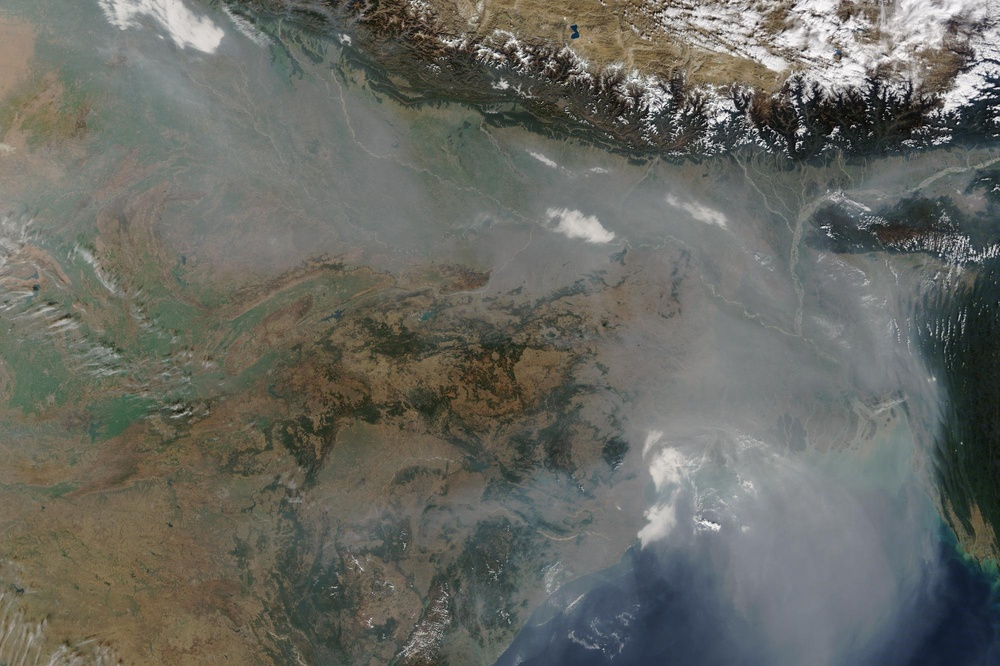
#> input picture hazy_image.jpg, 1000 x 666 px, shrunk from 2000 x 1333 before the run
$ python enhance.py hazy_image.jpg
#> lines starting #> are read from the running program, lines starting #| are printed output that depends on the picture; after the words box and inside, x2 and y2 are one past the last pixel; in counts of white or black regions, pixels touching at a corner belong together
### src/enhance/utils.py
"""
Utilities — Visualisation and I/O
===================================
Provides helpers for displaying pipeline stages and saving results.
Mirrors the utils.py API from the upstream underwater pipeline.
"""

import os
from pathlib import Path
from typing import Optional

import cv2
import matplotlib.pyplot as plt
import numpy as np


# ---------------------------------------------------------------------------
# Image I/O
# ---------------------------------------------------------------------------

def load_image(path: str) -> np.ndarray:
    """Load an image from disk as a BGR uint8 array.

    Parameters
    ----------
    path : str
        Path to the image file.

    Returns
    -------
    np.ndarray
        BGR image, uint8.

    Raises
    ------
    FileNotFoundError
        If the file does not exist.
    ValueError
        If the file could not be decoded as an image.
    """
#> called with path = 'hazy_image.jpg'
    if not os.path.isfile(path):
        raise FileNotFoundError(f"Image not found: {path}")
    img = cv2.imread(path)
#> img is the input picture: shape (666, 1000, 3); mean B, G, R 97.8, 104.4, 103.3
    if img is None:
        raise ValueError(f"Could not decode image: {path}")
    return img


def save_result(image: np.ndarray, output_path: str) -> None:
    """Save an image to disk, creating parent directories if needed.

    Parameters
    ----------
    image : np.ndarray
        BGR image, uint8.
    output_path : str
        Destination path.  Directories are created automatically.
    """
    Path(output_path).parent.mkdir(parents=True, exist_ok=True)
    cv2.imwrite(output_path, image)
    print(f"Saved: {output_path}")


# ---------------------------------------------------------------------------
# Visualisation helpers
# ---------------------------------------------------------------------------

def _bgr_to_rgb(image: np.ndarray) -> np.ndarray:
    """Convert BGR uint8 → RGB for matplotlib display."""
    return cv2.cvtColor(image, cv2.COLOR_BGR2RGB)


# [105 lines left out: functions show_comparison, show_pipeline, compute_psnr, not called in this run]

### src/enhance/sky_mask.py
"""
Stage 0 — Sky / Cloud Region Detection
=======================================
Detects sky and bright cloud pixels that violate the Dark Channel Prior
assumption.  These regions are excluded from atmospheric light estimation
and handled separately during scene recovery.

Why this matters
----------------
DCP assumes that in most outdoor patches at least one channel has a very
low intensity.  Sky and bright cloud regions are uniformly bright across
all channels, which breaks this assumption and causes DCP to:
  • Overestimate atmospheric light A
  • Produce incorrect (near-zero) transmission values in sky regions
  • Introduce severe colour distortion after scene recovery

Algorithm
---------
A pixel is classified as sky/cloud when:
  • V  (HSV value / brightness) > brightness_thresh   (default 220)
  • S  (HSV saturation)         < sat_thresh          (default  30)

Morphological closing fills small gaps and produces a clean binary mask.
"""

import cv2
import numpy as np


def detect_sky_mask(
    image: np.ndarray,
    brightness_thresh: int = 220,
    sat_thresh: int = 30,
    kernel_size: int = 15,
) -> np.ndarray:
    """Return a boolean mask that is True for sky / bright-cloud pixels.

    Parameters
    ----------
    image : np.ndarray
        BGR image, uint8.
    brightness_thresh : int
        HSV V-channel threshold. Pixels brighter than this are sky
        candidates.  Range 0–255.  Default 220.
    sat_thresh : int
        HSV S-channel threshold. Pixels less saturated than this are sky
        candidates.  Range 0–255.  Default 30.
    kernel_size : int
        Side length of the square morphological closing kernel used to
        fill holes in the mask.  Default 15.

    Returns
    -------
    np.ndarray
        Boolean mask of shape (H, W).  True = sky / cloud pixel.
    """
#> called with brightness_thresh = 220, sat_thresh = 30, kernel_size = 15
    hsv = cv2.cvtColor(image, cv2.COLOR_BGR2HSV)
#> hsv: shape (666, 1000, 3); mean H, S, V 54.5, 40.2, 108.9
    v = hsv[:, :, 2]
    s = hsv[:, :, 1]
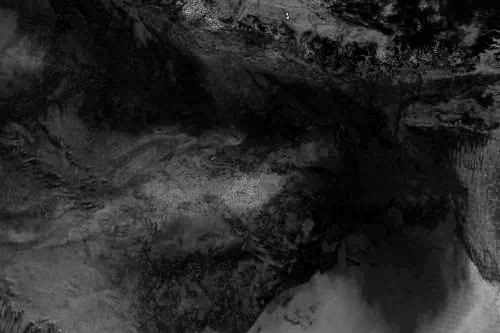
#> s: shape (666, 1000) (shown at 1/2 size); min 0, max 255, mean 40.2

    raw_mask = (v > brightness_thresh) & (s < sat_thresh)
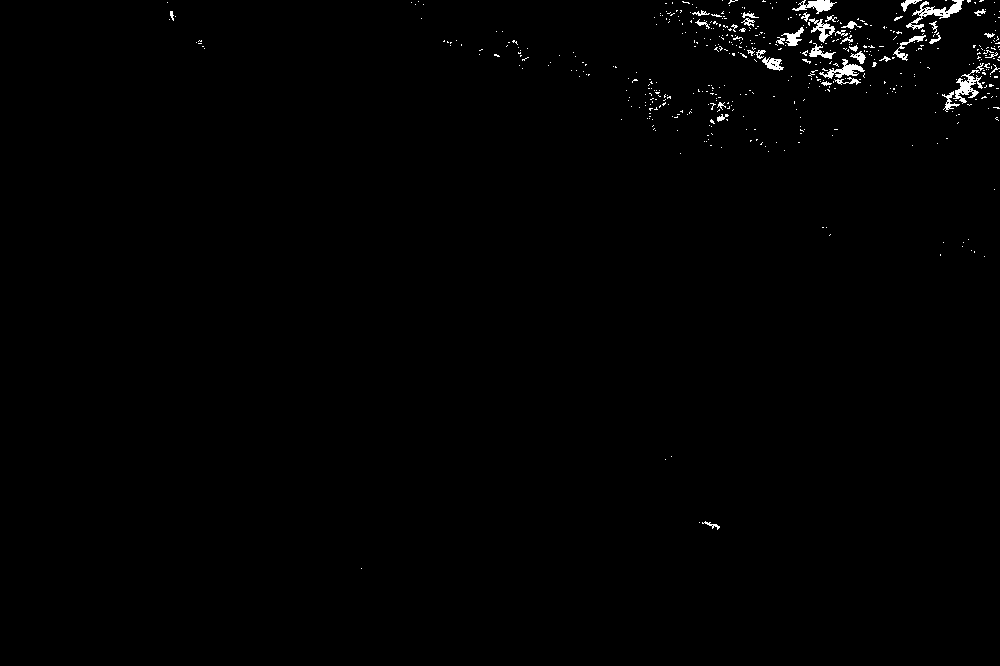
#> raw_mask: shape (666, 1000) bool; 0.76% white; 509 white regions (468 under 20 px), largest, box (x1, y1, x2, y2) and area: (906, 0, 964, 30) 475, (953, 70, 983, 104) 382, (819, 59, 865, 79) 320

    kernel = np.ones((kernel_size, kernel_size), np.uint8)
    closed = cv2.morphologyEx(
        raw_mask.astype(np.uint8), cv2.MORPH_CLOSE, kernel
    )
#> closed: shape (666, 1000); values 0 (black) and 1 (white), 3% white; 56 white regions (40 under 20 px), largest, box (x1, y1, x2, y2) and area: (654, 0, 1000, 124) 17207, (693, 85, 734, 146) 829, (626, 72, 671, 131) 790

    return closed.astype(bool)

### src/enhance/pipeline.py
"""
Pipeline Orchestrator
======================
Wires together all five stages of the satellite dehazing pipeline.

Stages
------
  Stage 0 — Sky mask detection          (sky_mask.py)
  Stage 1 — Dark Channel Prior          (dark_channel.py)
  Stage 2 — Guided filter refinement    (guided_filter.py)
  Stage 3 — Scene recovery              (scene_recovery.py)
  Stage 4 — Mild CLAHE polish           (contrast.py)
  Stage 5 — Contrast stretch + sharpen  (contrast.py + filtering.py)

Usage
-----
    from src.enhance import PipelineConfig, run_pipeline
    import cv2

    config = PipelineConfig()
    result = run_pipeline(cv2.imread("hazy.jpg"), config)
    cv2.imwrite("dehazed.jpg", result)
"""

from dataclasses import dataclass, field
from typing import Optional

import cv2
import numpy as np

from .sky_mask import detect_sky_mask
from .dark_channel import dark_channel, estimate_atmospheric_light, compute_transmission
from .guided_filter import refine_transmission
from .scene_recovery import recover_scene
from .contrast import apply_clahe, contrast_stretch
from .filtering import sharpen


# ---------------------------------------------------------------------------
# Configuration dataclass
# ---------------------------------------------------------------------------

@dataclass
class PipelineConfig:
    """All tuneable parameters for the satellite dehazing pipeline.

    Attributes
    ----------
    Stage 0 — Sky mask
        sky_brightness_thresh : int
            HSV V-channel threshold above which a pixel is a sky candidate.
        sky_sat_thresh : int
            HSV S-channel threshold below which a pixel is a sky candidate.
        sky_kernel_size : int
            Morphological closing kernel size for the sky mask.

    Stage 1 — DCP
        dcp_patch_size : int
            Side length of the patch-minimum window for the dark channel.
        dcp_omega : float
            Haze retention factor (0.95 = recommended by He et al.).
        dcp_top_percent : float
            Fraction of pixels used to estimate atmospheric light.

    Stage 2 — Guided filter
        gf_radius : int
            Guided filter neighbourhood radius.
        gf_eps : float
            Guided filter regularisation parameter.

    Stage 3 — Scene recovery
        t_min : float
            Minimum allowed transmission value to prevent divide-by-zero.

    Stage 4 — CLAHE
        clahe_enabled : bool
            Toggle mild CLAHE post-processing.
        clahe_clip_limit : float
            CLAHE clip limit. Must be much lower than underwater (0.5–1.0).
        clahe_tile_grid : tuple
            CLAHE tile grid size.

    Stage 5 — Contrast + sharpen
        contrast_stretch_enabled : bool
            Toggle per-channel contrast stretching.
        sharpen_enabled : bool
            Toggle Laplacian sharpening.
    """

    # --- Stage 0: Sky mask ---
    sky_brightness_thresh: int = 220
    sky_sat_thresh: int = 30
    sky_kernel_size: int = 15

    # --- Stage 1: DCP ---
    dcp_patch_size: int = 15
    dcp_omega: float = 0.95
    dcp_top_percent: float = 0.001

    # --- Stage 2: Guided filter ---
    gf_radius: int = 40
    gf_eps: float = 1e-3

    # --- Stage 3: Scene recovery ---
    t_min: float = 0.1

    # --- Stage 4: CLAHE ---
    clahe_enabled: bool = True
    clahe_clip_limit: float = 0.75
    clahe_tile_grid: tuple = field(default_factory=lambda: (8, 8))

    # --- Stage 5: Contrast + sharpen ---
    contrast_stretch_enabled: bool = True
    sharpen_enabled: bool = True


# ---------------------------------------------------------------------------
# Pipeline runner
# ---------------------------------------------------------------------------

def run_pipeline(
    image: np.ndarray,
    config: Optional[PipelineConfig] = None,
    verbose: bool = False,
) -> tuple[np.ndarray, dict]:
    """Run the full satellite dehazing pipeline on a single image.

    Parameters
    ----------
    image : np.ndarray
        Input hazy BGR image, uint8.
    config : PipelineConfig, optional
        Pipeline configuration.  Defaults to PipelineConfig() if None.
    verbose : bool
        If True, print progress to stdout.

    Returns
    -------
    result : np.ndarray
        Dehazed BGR image, uint8.
    stages : dict[str, np.ndarray]
        Dictionary of intermediate results keyed by stage name.
        Useful for visualisation with ``utils.show_pipeline()``.
    """
    if config is None:
        config = PipelineConfig()

    def log(msg: str) -> None:
        if verbose:
            print(f"  {msg}")

    stages: dict[str, np.ndarray] = {"0 · Input": image.copy()}

    # --- Stage 0: Sky mask ---
    log("Stage 0 — Sky mask detection …")
    sky_mask = detect_sky_mask(
        image,
        brightness_thresh=config.sky_brightness_thresh,
        sat_thresh=config.sky_sat_thresh,
        kernel_size=config.sky_kernel_size,
    )
    stages["0 · Sky Mask"] = (sky_mask.astype(np.uint8) * 255)

    # Normalise input to float32 [0, 1] for physics computations
    img_f = image.astype(np.float32) / 255.0

    # --- Stage 1: Dark Channel Prior ---
    log("Stage 1 — Dark Channel Prior …")
    dc = dark_channel(img_f, patch_size=config.dcp_patch_size)
    stages["1 · Dark Channel"] = dc

    A = estimate_atmospheric_light(
        img_f, dc, sky_mask, top_percent=config.dcp_top_percent
    )
    log(f"           Atmospheric light A = {A * 255}")

    t_raw = compute_transmission(
        img_f, A, patch_size=config.dcp_patch_size, omega=config.dcp_omega
    )
    stages["1 · Raw Transmission"] = t_raw

    # --- Stage 2: Guided filter refinement ---
    log("Stage 2 — Guided filter refinement …")
    t_refined = refine_transmission(
        img_f, t_raw, radius=config.gf_radius, eps=config.gf_eps
    )
    stages["2 · Refined Transmission"] = t_refined

    # --- Stage 3: Scene recovery ---
    log("Stage 3 — Scene recovery …")
    recovered = recover_scene(img_f, A, t_refined, sky_mask, t_min=config.t_min)
    stages["3 · Recovered Scene"] = recovered

    result = recovered.copy()

    # --- Stage 4: Mild CLAHE polish ---
    if config.clahe_enabled:
        log("Stage 4 — Mild CLAHE polish …")
        result = apply_clahe(
            result,
            clip_limit=config.clahe_clip_limit,
            tile_grid=config.clahe_tile_grid,
        )
    stages["4 · After CLAHE"] = result.copy()

    # --- Stage 5a: Contrast stretch ---
    if config.contrast_stretch_enabled:
        log("Stage 5a — Contrast stretch …")
        result = contrast_stretch(result)

    # --- Stage 5b: Sharpen ---
    if config.sharpen_enabled:
        log("Stage 5b — Laplacian sharpening …")
        result = sharpen(result)

    stages["5 · Final Output"] = result.copy()

    log("Pipeline complete.")
    return result, stages

### src/enhance/dark_channel.py
"""
Stage 1 — Dark Channel Prior (DCP)
====================================
Implements the core of He et al. CVPR 2009:
  "Single Image Haze Removal Using Dark Channel Prior"

Key insight
-----------
In haze-free outdoor images (excluding sky), at least one colour channel
in any local patch has very low intensity.  Haze uniformly raises these
dark values.  The dark channel therefore gives a direct measure of haze
density.

The Atmospheric Scattering Model:
    I(x) = J(x) · t(x) + A · (1 - t(x))

Where:
    I(x)  = observed hazy pixel
    J(x)  = true scene radiance  (what we want)
    t(x)  = transmission map     (fraction of light that reaches camera)
    A     = atmospheric light    (global haze colour, usually bright white)

This module handles:
    Step 1 — Compute dark channel
    Step 2 — Estimate atmospheric light A  (sky-aware)
    Step 3 — Compute raw transmission map  t_raw(x)
"""

import cv2
import numpy as np


# ---------------------------------------------------------------------------
# Step 1: Dark channel
# ---------------------------------------------------------------------------

def dark_channel(image: np.ndarray, patch_size: int = 15) -> np.ndarray:
    """Compute the dark channel of an image.

    For each pixel: take the minimum value across R, G, B channels, then
    take the local minimum over a square patch of side ``patch_size``.

    Uses ``cv2.erode`` with a rectangular structuring element as a fast
    O(N) approximation to the sliding-window patch minimum.

    Parameters
    ----------
    image : np.ndarray
        Float32 BGR image in range [0, 1].
    patch_size : int
        Side length of the local patch.  Default 15.

    Returns
    -------
    np.ndarray
        Dark channel map, shape (H, W), float32, range [0, 1].
    """
#> called with patch_size = 15
    # Minimum across colour channels
    min_channel = np.min(image, axis=2).astype(np.float32)

    # Patch minimum via morphological erosion (much faster than manual loop)
    kernel = cv2.getStructuringElement(
        cv2.MORPH_RECT, (patch_size, patch_size)
    )
    return cv2.erode(min_channel, kernel)
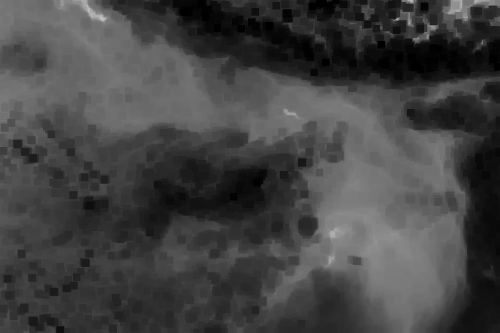
#> returned value: shape (666, 1000) float32 (shown at 1/2 size); min 0, max 0.757, mean 0.264


# ---------------------------------------------------------------------------
# Step 2: Atmospheric light estimation
# ---------------------------------------------------------------------------

def estimate_atmospheric_light(
    image: np.ndarray,
    dark_ch: np.ndarray,
    sky_mask: np.ndarray,
    top_percent: float = 0.001,
) -> np.ndarray:
    """Estimate the global atmospheric light A from non-sky pixels.

    Algorithm:
      1. Restrict to pixels NOT in the sky mask.
      2. Find the top ``top_percent`` brightest pixels in the dark channel.
      3. Average the corresponding BGR values in the original image.

    Excluding sky pixels prevents the estimator from being biased by
    naturally bright regions that happen to look like heavy haze.

    Parameters
    ----------
    image : np.ndarray
        Float32 BGR image, range [0, 1].
    dark_ch : np.ndarray
        Dark channel map, shape (H, W), float32.
    sky_mask : np.ndarray
        Boolean mask. True = sky pixel.  Shape (H, W).
    top_percent : float
        Fraction of non-sky pixels to use.  Default 0.001 (0.1 %).

    Returns
    -------
    np.ndarray
        Atmospheric light vector, shape (3,), float32, range [0, 1].
    """
#> called with top_percent = 0.001
    non_sky = ~sky_mask

    # Fall back gracefully if the mask excludes everything
    if non_sky.sum() == 0:
        non_sky = np.ones_like(sky_mask, dtype=bool)

    flat_dark = dark_ch[non_sky].flatten()
    num_pixels = max(1, int(len(flat_dark) * top_percent))
#> num_pixels = 645

    # Indices of the brightest dark-channel pixels (within non-sky region)
    brightest_local = np.argsort(flat_dark)[-num_pixels:]
#> brightest_local = 645 values, max 504694 at index 2, min 162 at index 169, mean 121047.6

    # Map back to 2-D image coordinates
    non_sky_coords = np.argwhere(non_sky)
#> non_sky_coords = 645992 pairs, first value 0 to 665, second value 0 to 999
    brightest_coords = non_sky_coords[brightest_local]
#> brightest_coords = 645 pairs, first value 0 to 524, second value 162 to 674

    A = np.mean(
        image[brightest_coords[:, 0], brightest_coords[:, 1]], axis=0
    )
#> A = [0.795, 0.809, 0.822]
    return A.astype(np.float32)


# ---------------------------------------------------------------------------
# Step 3: Raw transmission map
# ---------------------------------------------------------------------------

def compute_transmission(
    image: np.ndarray,
    A: np.ndarray,
    patch_size: int = 15,
    omega: float = 0.95,
) -> np.ndarray:
    """Compute the raw (unrefined) transmission map.

    Formula:
        t_raw(x) = 1 - omega * dark_channel(I(x) / A)

    ``omega`` < 1 retains a small amount of haze for depth realism and
    prevents the recovered image from looking over-processed.

    Parameters
    ----------
    image : np.ndarray
        Float32 BGR image, range [0, 1].
    A : np.ndarray
        Atmospheric light vector, shape (3,), float32.
    patch_size : int
        Patch size for the inner dark channel computation.  Default 15.
    omega : float
        Haze retention factor.  0.95 is the standard value from He et al.

    Returns
    -------
    np.ndarray
        Raw transmission map, shape (H, W), float32, range [0, 1].
    """
#> called with A = array of shape (3,), patch_size = 15, omega = 0.95
    # Normalise by atmospheric light (avoid division by zero)
    A_safe = np.maximum(A, 1e-6)
#> A_safe = [0.795, 0.809, 0.822]
    normalised = image / A_safe

    dc = dark_channel(normalised, patch_size=patch_size)
#> call 2 of dark_channel, with patch_size = 15
#> in dark_channel (call 2), `return cv2.erode(min_channel, kernel)`:
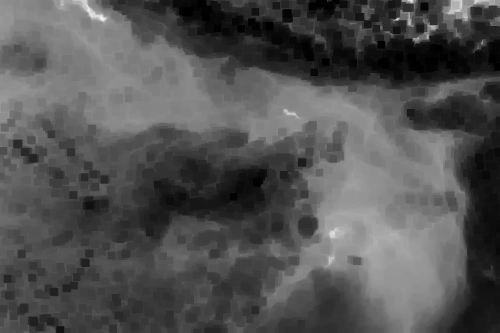
#> returned value: shape (666, 1000) float32 (shown at 1/2 size); min 0, max 0.947, mean 0.325
    t_raw = 1.0 - omega * dc
    return np.clip(t_raw, 0.0, 1.0).astype(np.float32)

### src/enhance/guided_filter.py
"""
Stage 2 — Guided Filter Transmission Refinement
================================================
He et al., TPAMI 2013: "Guided Image Filtering"

Problem
-------
The raw DCP transmission map is blocky and noisy because it is computed
via a patch-based minimum operation.  Applying scene recovery directly on
the raw map produces severe halo artefacts around object edges (buildings,
treelines, etc.).

Solution
--------
The guided filter smooths the transmission map while preserving edges by
using the original hazy image as a guidance signal.  It models the output
as a linear transform of the guide within local windows, which naturally
preserves edges present in the guide image.

Implementation
--------------
Preferred: ``cv2.ximgproc.guidedFilter`` from opencv-contrib.
Fallback:  Bilateral filter on the transmission map — less accurate but
           requires no extra dependency.
"""

import cv2
import numpy as np


def refine_transmission(
    image: np.ndarray,
    t_raw: np.ndarray,
    radius: int = 40,
    eps: float = 1e-3,
) -> np.ndarray:
    """Refine the raw transmission map using a guided filter.

    The original hazy image is used as the guide so that edges in the
    scene are preserved in the smoothed transmission map.

    Falls back to a bilateral filter automatically when
    ``cv2.ximgproc`` is not available (opencv-contrib not installed).

    Parameters
    ----------
    image : np.ndarray
        Float32 BGR image in range [0, 1].  Used as the guide.
    t_raw : np.ndarray
        Raw transmission map, shape (H, W), float32, range [0, 1].
    radius : int
        Neighbourhood radius for the guided filter.  Larger values
        produce smoother maps at the cost of detail.  Default 40.
    eps : float
        Regularisation parameter.  Controls smoothing strength vs edge
        preservation trade-off.  Default 1e-3.

    Returns
    -------
    np.ndarray
        Refined transmission map, shape (H, W), float32, range [0, 1].
    """
#> called with radius = 40, eps = 0.001
    # Convert guide to uint8 for cv2.ximgproc.guidedFilter
    guide_uint8 = (image * 255).astype(np.uint8)
    t_uint8 = (t_raw * 255).astype(np.uint8)

    try:
        t_refined_uint8 = cv2.ximgproc.guidedFilter(
            guide=guide_uint8,
            src=t_uint8,
            radius=radius,
            eps=eps * (255 ** 2),  # scale eps to uint8 range
            dDepth=-1,
        )
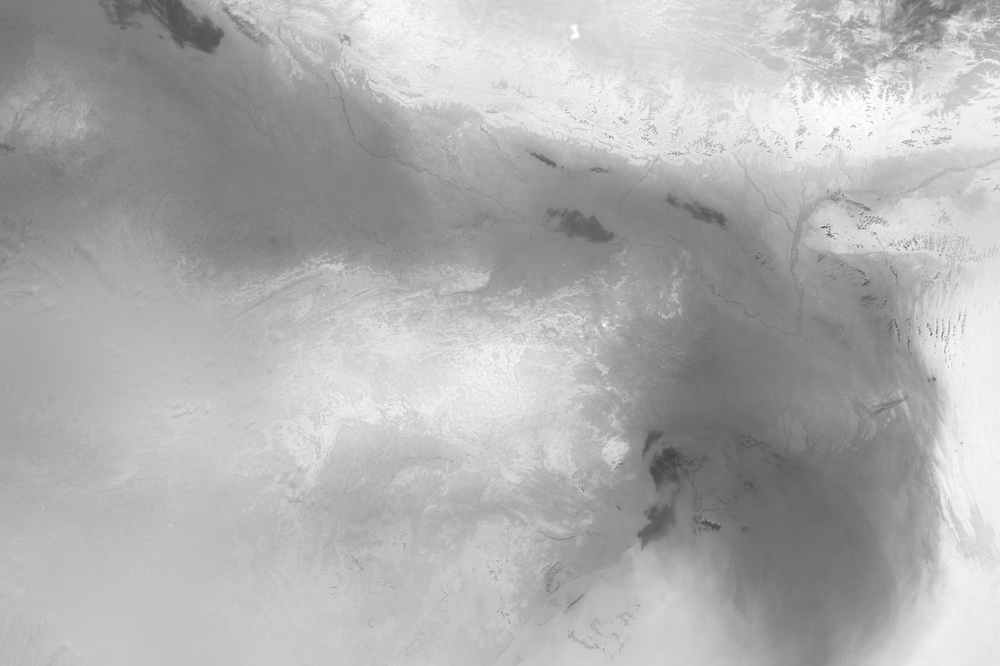
#> t_refined_uint8: shape (666, 1000); min 66, max 255, mean 175.8
        t_refined = t_refined_uint8.astype(np.float32) / 255.0
#> (the rest of the program and of its run is left out)
